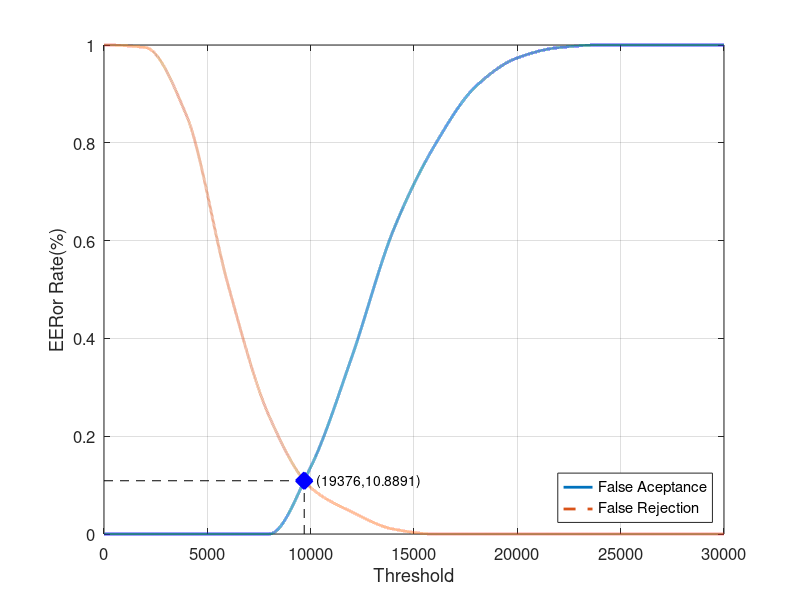
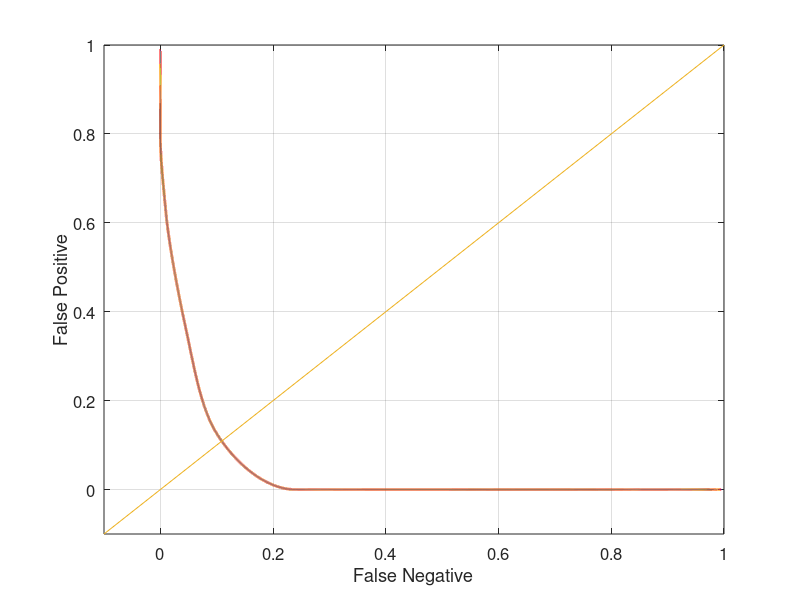

Recreate these plots in MATLAB, in order.
close all;
clear;
clc;
x = 0:2000:30000;
xq = 0:0.5:30000;

y0 = [0 0 0 0 0 0.136842 0.363158 0.621053 0.794737 0.915789 0.973684 0.994737 1 1 1 1]
yy0 = interp1(x, y0, xq, 'pchip');
y1 = [1 0.995 0.855 0.51 0.24 0.095 0.045 0.01 0 0 0 0 0 0 0 0]
yy1 = interp1(x, y1, xq, 'pchip');

% Calculating EER: 
y2 = abs(y0 - y1);
find(y2 == min(y2))
yy2 = abs(yy0 - yy1);
xEER = find(yy2 == min(yy2));
xEERIndex = xq(xEER) % X-axis EER
yEER = yy0(xEER) % Y-axis EER

main = figure
plot(xq, yy0,'-','LineWidth', 2);	hold on
plot(xq, yy1,'--','LineWidth', 2);	hold on
plot([xEERIndex xEERIndex], [0 yEER], 'k--');	hold on
plot([0 xEERIndex], [yEER yEER], 'k--');	hold on
plot(xEERIndex, yEER, 'bx', 'LineWidth', 10);	hold on
text(xEERIndex, yEER,strcat('    (', num2str(xEER), ', ', num2str(yEER * 100), ')'))
legend('False Aceptance', 'False Rejection', 'Location', 'SouthEast')
xlabel('Threshold')
ylabel('EERor Rate(%)')
set(gca, 'FontSize', 12)
axis([0 30000 0 1])
grid on

print(main, 'Database2_3Main', '-dpng');
FNRxFPR = figure('Color', [1 1 1]);
plot(yy1, yy0, '-', yy1, yy0, 'LineWidth', 2);
hold on
y = -0.1:0.1:1
plot(y, y); 
set(gca, 'FontSize', 12)
xlabel('False Negative')
ylabel('False Positive')
axis([-0.1 1 -0.1 1])
set(gca, 'FontSize', 12)
grid on

print(FNRxFPR, 'Database2_3FNRxFPR','-dpng');
